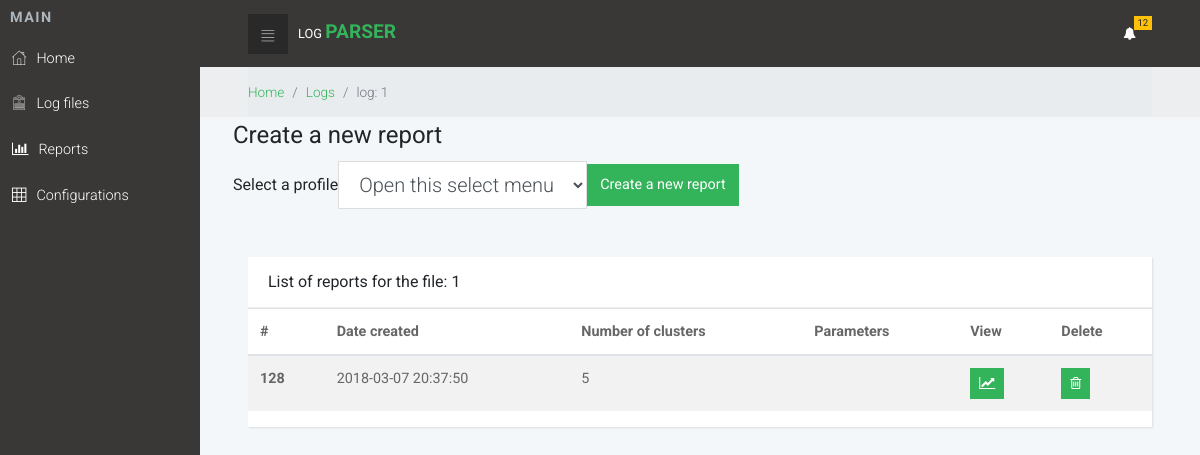
The app's page /log/1 with its own data.
### tables this page shows
CREATE TABLE reports (
  id INTEGER primary key autoincrement,
  clusters TEXT not null,
  log_id INTEGER,
  length INTEGER,
  params TEXT not null,
  date_created TIMESTAMP NOT NULL DEFAULT CURRENT_TIMESTAMP,
  FOREIGN KEY(log_id) REFERENCES logs(id)
);

### main.py (the view)
@app.route('/log/<log_id>')
def logs_show(log_id):
    stat = myDB.query_db('SELECT params FROM statistics where log_id=?',args=[log_id],one=True)
    reports = myDB.query_db('SELECT * FROM reports WHERE log_id=?',args=[log_id])
    profiles_set = myDB.query_db('SELECT * FROM profiles')
    return render_template('log.html',param={'log_id':log_id,'statistics':stat,'reports':reports},profiles=profiles_set)

### init_db.py (called while the page is built)
    def get_db(self):
        return self.connect_db()

    def connect_db(self):
        rv = sql.connect(self.config['DATABASE'])
        rv.row_factory = self.dict_factory
        return rv

    def dict_factory(self, cursor, row):
        d = {}
        for idx, col in enumerate(cursor.description):
            d[col[0]] = row[idx]
        return d

    def query_db(self, query, args=(), one=False):
        cur = self.get_db().execute(query, args)
        rv = cur.fetchall()
        return (rv[0] if rv else None) if one else rv

### templates/log.html (shortened to what this page needs)
{% extends "layout.html" %}
{% block navigation %}
  <div class="breadcrumb-holder">
    <div class="container-fluid">
      <ul class="breadcrumb">
        <li class="breadcrumb-item"><a href="{{url_for('index')}}">Home</a></li>
        <li class="breadcrumb-item active"><a href="{{url_for('get_logs')}}">Logs</a></li>
        <li class="breadcrumb-item active">log: {{param['log_id']}}</li>
      </ul>
    </div>
  </div>
{% endblock %}
{% block page %}
      <section class="charts">
          <div class="container-fluid">
              <div class="row">
                  <form action="{{ url_for('reports_add') }}" method="post" role="form" class="form-inline">
                      <legend>Create a new report</legend>
                      <div class="form-group">
                          <label for="">Select a profile</label>
                              <select class="form-control form-control-lg" name="profile">
                                  <option selected>Open this select menu</option>
                              </select>
                      </div>
                      <button type="submit" class="btn btn-primary">Create a new report</button>
                  </form>
              </div>
              <br><br>
            <div class="row">
              <div class="col-lg-12">
                <div class="card">
                  <div class="card-header d-flex align-items-center">
                    <h2 class="h5 display">List of reports for the file: {{param['log_id']}}</h2>
                  </div>
                  <div class="card-block">
                    <table class="table table-striped table-hover">
                      <thead>
                        <tr>
                          <th>#</th>
                          <th>Date created</th>
                          <th>Number of clusters</th>
                          <th>Parameters</th>
                          <th>View</th>
                          <th>Delete</th>
                        </tr>
                      </thead>
                      <tbody>
                          {% if param['reports'] %}
                          {% for row in param['reports'] %}
                        <tr>
                          <th scope="row">{{row['id']}}</th>
                          <td>{{row['date_created']}}</td>
                          <td>{{row['length']}}</td>
                          <td></td>
                          <td>
                              <button onclick="location.href='{{ url_for('reports_show',report_id=row['id']) }}'"  type="button" class="btn btn-primary btn-sm hidden-xs hidden-sm" data-toggle="tooltip" data-placement="top" title="Analyse" ><i class="fa fa-line-chart"></i></button>
                          </td>
                          <td>
                              <form action="{{ url_for('reports_delete') }}" method="post"><button type="submit" name="report_id" value="{{row['id']}}" type="button" class="btn btn-primary btn-sm hidden-xs hidden-sm" data-toggle="tooltip" data-placement="top" title="Delete" ><i class="fa fa-trash-o"></i></button><input type="hidden" name="log_id" value="{{param['log_id']}}" /> </form>
                          </td>
                        </tr>
                        {% endfor %}
                        {% endif %}
                      </tbody>
                    </table>
                  </div>
                </div>
              </div>
            </div>
          </div>
      </section>
    </div>
{% endblock %}

### static/css/style.default.css (style rules this page uses)
a { display: inline-block; text-decoration: none; color: #fff; -webkit-transition: all 0.3s; transition: all 0.3s; }
body { overflow-x: hidden; }
i { display: inline-block; }
table { font-size: 0.9em; color: #666; }
h2 { color: #555; font-weight: 400; }
.breadcrumb-holder { background: #eceeef; }
.breadcrumb-holder .breadcrumb { padding: 15px 0; font-size: 0.85em; font-weight: 300; color: #999; margin-bottom: 0; }
.card { margin-bottom: 30px; -webkit-box-shadow: 1px 1px 2px rgba(0, 0, 0, 0.1); box-shadow: 1px 1px 2px rgba(0, 0, 0, 0.1); }
.card-header h1, .card-header h2, .card-header h3, .card-header h4, .card-header h5, .card-header h6 { margin-bottom: 0; }
.display { font-weight: 400 !important; }
@media (min-width: 768px) { .container-fluid { padding: 0 3rem; } }
@media (min-width: 768px) { section.charts h2 { font-size: 1rem; } }
select.form-control { border-radius: 0; border-color: #ddd; font-weight: 300; font-family: "Roboto", sans-serif; }
select.form-control option { color: #999; font-weight: 300; }
.form-group { margin-bottom: 10px; }
button { cursor: pointer; }
.btn { font-weight: 400; border: 1px solid transparent; padding: 0.55rem 0.75rem; font-size: 0.9rem; line-height: 1.5; border-radius: 0; -webkit-transition: background-color 0.15s ease-in-out, border-color 0.15s ease-in-out, -webkit-box-shadow 0.15s ease-in-out; transition: background-color 0.15s ease-in-out, border-color 0.15s ease-in-out, -webkit-box-shadow 0.15s ease-in-out; transition: background-color 0.15s ease-in-out, border-color 0.15s ease-in-out, box-shadow 0.15s ease-in-out; transition: background-color 0.15s ease-in-out, border-color 0.15s ease-in-out, box-shadow 0.15s ease-in-out, -webkit-box-shadow 0.15s ease-in-out; }
.btn-primary { color: color-yiq(#33b35a); background-color: #33b35a; border-color: #33b35a; }
.btn-sm { padding: 0.25rem 0.5rem; font-size: 0.875rem; line-height: 1.5; border-radius: 0; }
body { font-family: "Roboto", sans-serif; font-size: 1rem; font-weight: 400; line-height: 1.5; color: #212529; background-color: #fff; }
a { color: #33b35a; text-decoration: none; }
h1, h2, h3, h4, h5, h6, .h1, .h2, .h3, .h4, .h5, .h6 { margin-bottom: 0.5rem; font-family: inherit; font-weight: 700; line-height: 1.1; color: inherit; }
h2, .h2 { font-size: 1.3rem; }
h5, .h5 { font-size: 1rem; }
.card { background-color: #fff; border: 0 solid #eee; border-radius: 0; }
.card-header { padding: 1rem 1.25rem; background-color: #fff; border-bottom: 1px solid #eee; }
.card-header:first-child { border-radius: 0 0 0 0; }

### records on screen
reports: id "128", date_created "2018-03-07 20:37:50", length "5"

### other values on screen
{{ param['log_id'] }} "1"
